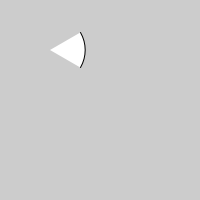
Frame 1 (no input)
Frame 60 (the mouse pressed at the canvas centre just before this capture): identical to frame 1, image omitted
Frame 120 (the mouse held since frame 60 and released just before this capture): identical to frame 1, image omitted

The Processing sketch that drew this single still picture (run headless with seeded random() and noise(); from frame 60 on, the mouse is pressed at the canvas centre):

// Processing sketch: sketch_140324i
// ── sketch_140324i.pde
float angle = 0;
void setup() { 
  size(200, 200);
}

void draw() {
background(204);
if (keyPressed == true) {
                if ((key >= 32) && (key <= 126)) {
angle = map(key, 32, 126, 0, TWO_PI);
} }
              arc(50, 50, 70, 70, angle-PI/6, angle+PI/6);
            }
